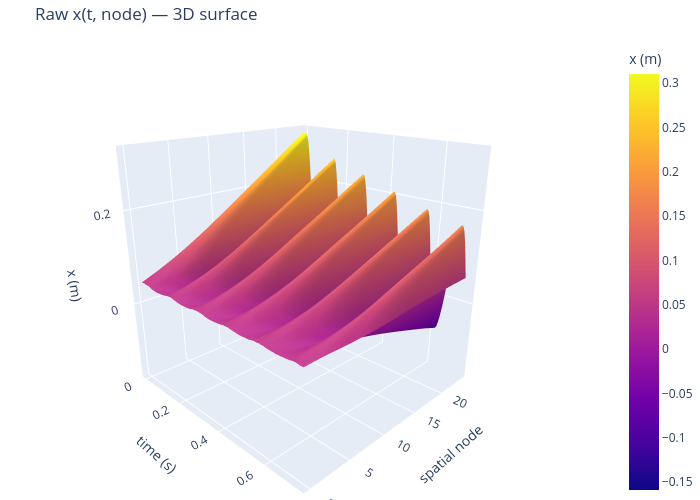

Write notebook code for a chart like this one.
### Code cell
import plotly.graph_objects as go
from scipy.interpolate import interp1d as _i1d

# Arc-length resample raw data to uniform 100-pt grid
_xr = np.zeros((n_frames, N_VIDEO_PTS))
_yr = np.zeros((n_frames, N_VIDEO_PTS))
for _i in range(n_frames):
    _ds = np.sqrt(np.diff(x_m[_i])**2 + np.diff(y_m[_i])**2)
    _s  = np.concatenate([[0.0], np.cumsum(_ds)])
    _su = np.linspace(0, _s[-1], N_VIDEO_PTS)
    _xr[_i] = _i1d(_s, x_m[_i])(_su)
    _yr[_i] = _i1d(_s, y_m[_i])(_su)

t_plot    = t_raw[::1]
node_plot = np.arange(0, N_VIDEO_PTS, 2)
X_surf_raw = _xr[::1, :][:, node_plot]

# ── Plotly 3D surface (rotatable) ─────────────────────────────────────────
fig3d = go.Figure(go.Surface(
    x=t_plot, y=node_plot, z=X_surf_raw.T,
    colorscale='plasma', colorbar=dict(title='x (m)'),
    contours=dict(z=dict(show=False))
))
fig3d.update_layout(
    title='Raw x(t, node) — 3D surface',
    scene=dict(
        xaxis_title='time (s)',
        yaxis_title='spatial node',
        zaxis_title='x (m)',
        camera=dict(eye=dict(x=1.5, y=-1.5, z=0.8))
    ),
    width=700, height=500, margin=dict(l=0, r=0, t=40, b=0)
)
fig3d.show()

# ── Matplotlib heatmap (inline, resizable) ────────────────────────────────
fig2d, ax = plt.subplots(figsize=(8, 4), dpi=100)
im = ax.imshow(X_surf_raw.T, aspect='auto', origin='lower',
               extent=[t_plot[0], t_plot[-1], node_plot[0], node_plot[-1]],
               cmap='plasma')
fig2d.colorbar(im, ax=ax, label='x (m)')
ax.set_xlabel('time (s)')
ax.set_ylabel('spatial node')
ax.set_title('Raw x(t, node) — heatmap')
plt.tight_layout()
plt.show()

### Figure 1 — Plotly figure (JSON) as saved in the notebook; plotly's stock layout.template omitted (floating-point values rounded to 4 significant figures; data arrays with more than 128 entries replaced by an {"elided": "..."} marker saying what was removed)
{"data": [{"colorbar": {"title": {"text": "x (m)"}}, "colorscale": [[0, "#0d0887"], [0.1111, "#46039f"], [0.2222, "#7201a8"], [0.3333, "#9c179e"], [0.4444, "#bd3786"], [0.5556, "#d8576b"], [0.6667, "#ed7953"], [0.7778, "#fb9f3a"], [0.8889, "#fdca26"], [1, "#f0f921"]], "contours": {"z": {"show": false}}, "type": "surface", "x": {"elided": "141 float values"}, "y": [0, 2, 4, 6, 8, 10, 12, 14, 16, 18, 20, 22, 24], "z": {"elided": "13x141 float values"}}], "layout": {"height": 500, "margin": {"b": 0, "l": 0, "r": 0, "t": 40}, "scene": {"camera": {"eye": {"x": 1.5, "y": -1.5, "z": 0.8}}, "xaxis": {"title": {"text": "time (s)"}}, "yaxis": {"title": {"text": "spatial node"}}, "zaxis": {"title": {"text": "x (m)"}}}, "title": {"text": "Raw x(t, node) — 3D surface"}, "width": 700}}
